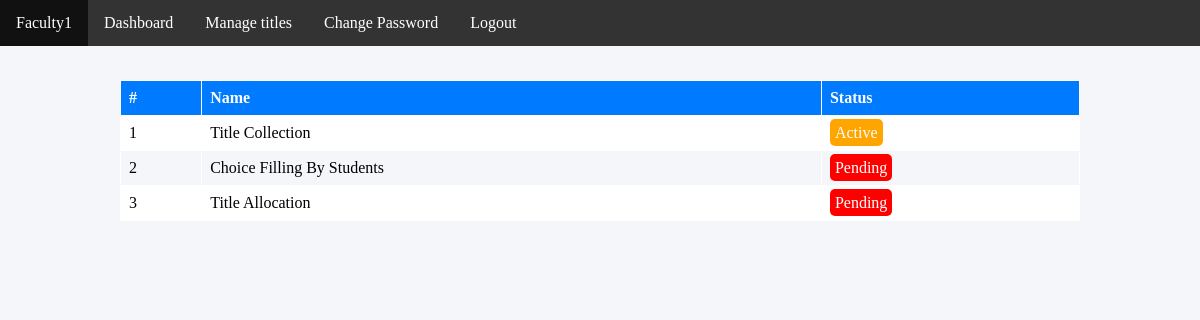
The app's page /faculty/index.php (signed in) with its own data.
### tables this page shows
CREATE TABLE `events` (
  `id` int(11) NOT NULL,
  `name` varchar(300) NOT NULL,
  `flag` int(1) NOT NULL DEFAULT 0
);

### faculty/index.php (the view, shortened to what this page needs)
<?php
include 'connection.php';
?>
<html>
<head>
</head>
<body>
<div style="margin:0px"><?php include 'menu.php';?></div>
<div style="height: 10%;"></div>
<center>
<table border='1' style="border: #ffffff;">
    <tr>
        <th>#</th>
        <th>Name</th>
        <th>Status</th>
    </tr>
    <?php
        $sql  = "SELECT * FROM events";
        $result = mysqli_query($con, $sql);
        if(mysqli_num_rows($result) > 0) {
            while($row = mysqli_fetch_assoc($result)){?>
        <tr>
            <td><?php echo $row['id']; ?></td>
            <td><?php echo $row['name']; ?></td>
            <td><?php switch ($row['flag']) {
                    case 0:
                    echo '<span class="pending">Pending</span>';break;
                    case 1:
                    echo '<span class="act">Active</span>';break;
                } ?>
            </td>
        </tr>
    <?php }} ?>
</table>
</center>
</body>
</html>

### faculty/index.php (style rules this page uses)
body { background-color: #F4F6F9; }
table { border-collapse: collapse; width: 80%; border-radius: 5px; }
th, td { text-align: left; padding: 8px; }
tr:nth-child(even) { background-color: #ffffff }
th { background-color: #007BFF; color: white; }
.act { background: orange; border-radius: 5px; padding:5px; color: #ffffff; }
.pending { background-color: red; border-radius: 5px; padding:5px; color: #ffffff; }

### faculty/menu.php (style rules this page uses)
body { margin:0; }

### records on screen
events: id "1", name "Title Collection", flag "Active"
events: id "2", name "Choice Filling By Students", flag "Pending"
events: id "3", name "Title Allocation", flag "Pending"

### other values on screen
$_SESSION['facultyusername'] "Faculty1"
